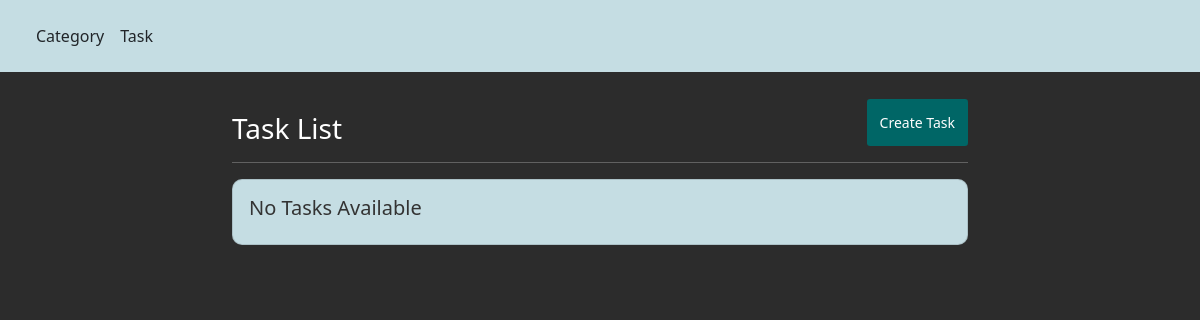
Page /task-list/ on the earlier database version.
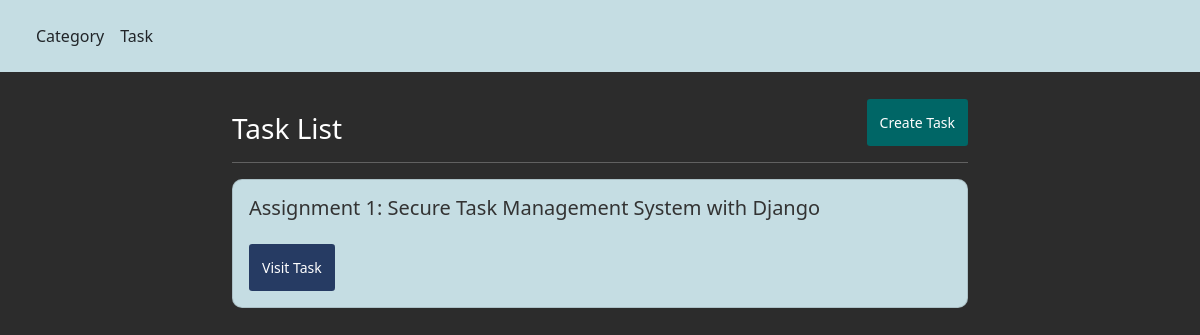
Same page on the later database version.
### tasks_app/models.py (models this page shows, shortened)
class Task(models.Model):
    id = models.AutoField(primary_key=True)
    title = models.CharField(max_length=255)
    description = models.TextField()
    due_date = models.DateField()
    status_options = (
        (1, "Pending"),
        (2, "In Progress"),
        (3, "Completed"),
    )
    status = models.IntegerField(choices=status_options)
    priority_options = (
        (1, "Low"),
        (2, "Medium"),
        (3, "High"),
    )
    priority = models.IntegerField(choices=priority_options)
    category = models.ForeignKey(Category, on_delete=models.CASCADE)

### tasks_app/views.py (the view)
# urls.py: path('task-list/', views.task_list, name="task_list"),
def task_list(request):
    task_list = Task.objects.order_by('title')
    task_list_dictionary = {'tasks': task_list, 'title': 'List | Task'}
    return render(request, 'task_list.html', context=task_list_dictionary)

### tasks_app/templates/task_list.html
<!DOCTYPE html>
{% extends "base.html" %} {% block body_block %}
<div class="container px-0">
  <div class="row">
    <div class="col-10">
      <h3 class="mt-4 mb-0">Task List</h3>
    </div>
    <div class="col-2 d-flex justify-content-end mt-auto">
      <a
        href="{% url 'tasks_app:task_create' %}"
        class="btn btn-sm btn-new my-auto"
        >Create Task</a
      >
    </div>
  </div>
</div>
<hr />
{% if tasks %} {% for task in tasks %}
<div class="card my-2">
  <div class="card-body">
    <h5 class="card-title">{{ task.title }}</h5>
    <a
      href="{% url 'tasks_app:task_detail' task_id=task.id %}"
      class="btn btn-sm btn-regular mt-3"
      >Visit Task</a
    >
  </div>
</div>
{% endfor %} {% else %}
<div class="card my-2">
  <div class="card-body">
    <h5 class="card-title">No Tasks Available</h5>
  </div>
</div>
{% endif %} {% endblock %}

Differences in the rows shown:
added Task: title "Assignment 1: Secure Task Management System with Django"
Other differences:
text no longer shown: "No Tasks Available"
